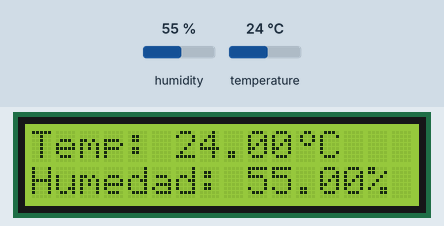
Simulated run of this sketch. Board: Arduino Uno, built with avr-gcc and run on an emulated ATmega328P. On the bench: 16×2 character LCD. The inputs (shaded band) are chosen by the test bench; at power-on: humidity 55 %, temperature 24 °C. What the sketch prints to the serial monitor is not drawn.

Above: at 1.2 s.
1.3 s: humidity set to 22 %
At 2.5 s:
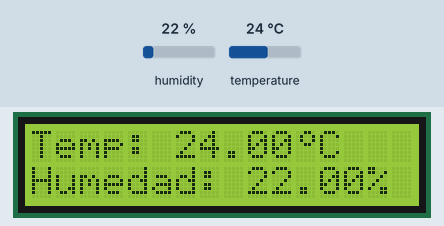
3.6 s: temperature set to 12 °C
At 5.0 s:
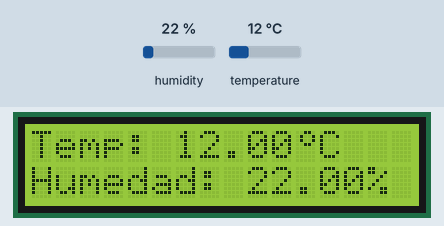
5.7 s: humidity set to 40 %
At 7.4 s:
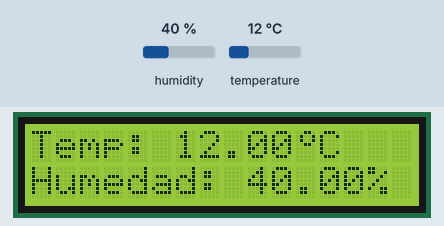
7.7 s: temperature set to 19 °C
At 8.9 s:
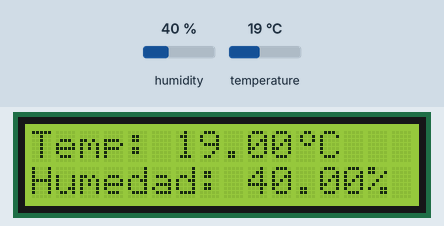
Timing chart, 0 to 10.7 s (numbered marks = the images above; inputs shaded):
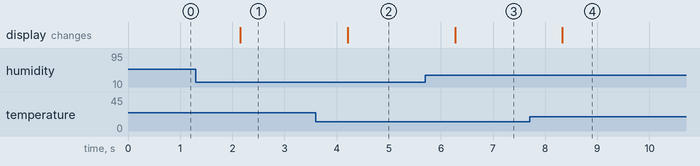

Measured:
- after the input at 1.3 s, the display: changes after 0.85 s (image 1)
- after the input at 3.6 s, the display: changes after 0.61 s (image 2)
- after the input at 5.7 s, the display: changes after 0.57 s (image 3)
- after the input at 7.7 s, the display: changes after 0.63 s (image 4)

The sketch:

Termometro_digital_v2.ino
```cpp
// include the library code:
#include <LiquidCrystal.h>
#include <DHT11.h>

// initialize the library by associating any needed LCD interface pin
// with the arduino pin number it is connected to
const int rs = 2, en = 3, d4 = 4, d5 = 5, d6 = 6, d7 = 7;
int pinTemp=8;

LiquidCrystal lcd(rs, en, d4, d5, d6, d7);
DHT11 dht11(pinTemp);

// DEFINICION DE CARACTERES PERSONALIZADOS
byte grado[8] = {
  0b00000110,
  0b00001001,
  0b00001001,
  0b00000110,
  0b00000000,
  0b00000000,
  0b00000000,
  0b00000000,
};

void setup() {
  // set up the LCD's number of columns and rows:
  lcd.begin(16, 2);
  Serial.begin(9600);
}

void loop() {
  lcd.createChar (0, grado);
       int err;
       float temp, hum;
       if((err = dht11.read(hum, temp)) == 0)    // Si devuelve 0 es que ha leido bien
          {
              lcd.setCursor(0,0);
              lcd.write("Temp: "); // Podemos poner tanto write como print
              lcd.print(temp);
              lcd.write((byte)0);
              lcd.write("C");
              lcd.setCursor(0,1);
              lcd.write("Humedad: ");
              lcd.print(hum);
              lcd.write("%");

             Serial.print("Temperatura: ");
             Serial.print(temp);
             Serial.print(" Humedad: ");
             Serial.print(hum);
             Serial.println();
          }
       else
          {
             lcd.clear();
             lcd.print("Error Num:");
             lcd.print(err);

             Serial.println();
             Serial.print("Error Num :");
             Serial.print(err);
             Serial.println();
          }


    delay(1000);
}
```
